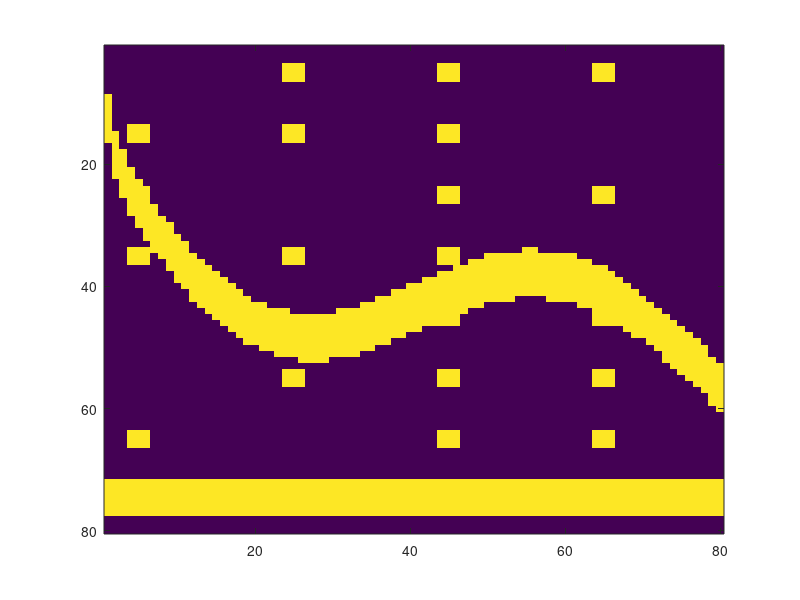

Write the MATLAB code that produced this figure.

M=1e+5;
k=ones(80,80);
x=linspace(0,1,80);
y=linspace(0,1,80);

f=inline('(0.3*sin(2*pi*x)+1.1*sqrt(x))*0.5+0.1');

g=inline('(0.3*sin(2*pi*x)+1.1*sqrt(x))*0.5+0.2');

rand('twister',50482)
for i=1:2:8
    for j=1:8
        if rand>0.5
         k(4+(i-1)*10:6+(i-1)*10,4+(j-1)*10:6+(j-1)*10)=M;
        end
    end
end

for i=1:80
    for j=1:80
        if y(j)>=f(x(i)) & y(j)<=g(x(i))
            k(i,j)=M;
        end
    end
end
k(:,72:77)=M;
imagesc(k') 